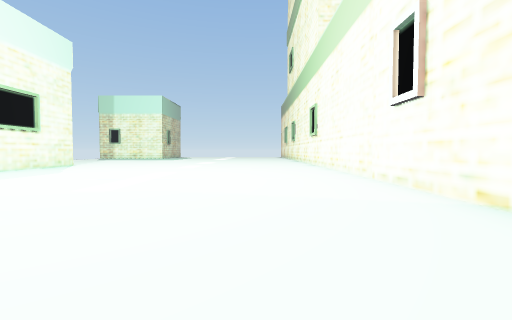
view 1 (above)

20 first-person views from a walk through a scene from a Unity 3-D project. The camera is 1.2 m above the floor, tilts 2° down and sees 90° across. The floor is counted in squares, 2 m on a side. Each view is taken from the middle of a square. On the plan, view 1 faces up. The plan holds only what a view shows up to about 9 squares ahead; the rest is blank. The place goes on beyond the plan. The player character is not drawn. Some animated figures are not drawn.

view 2
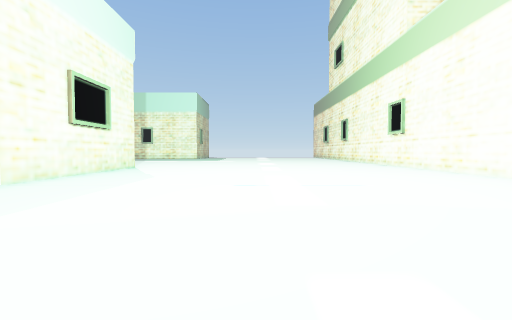

view 3
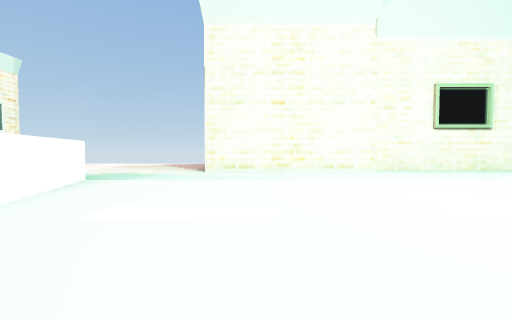

view 4
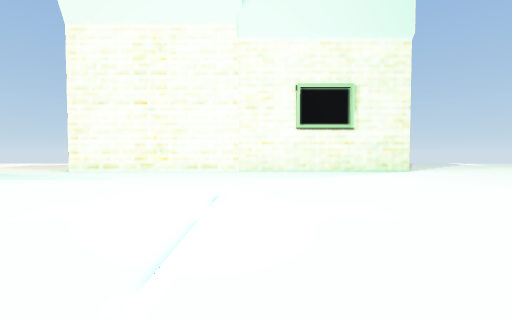

view 5
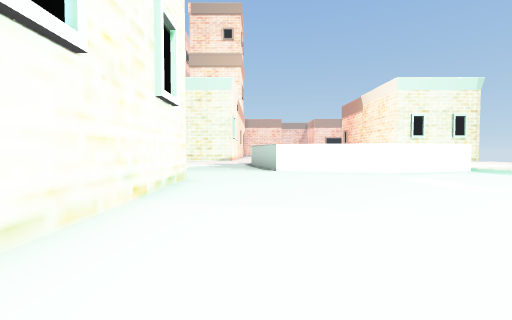

view 6
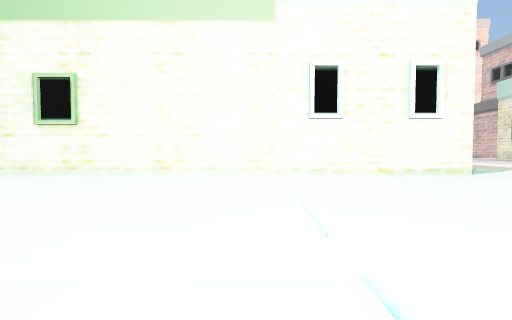

view 7
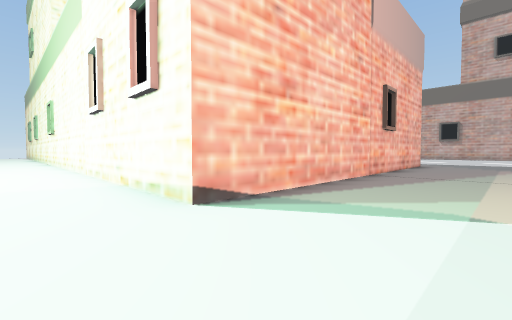

view 8
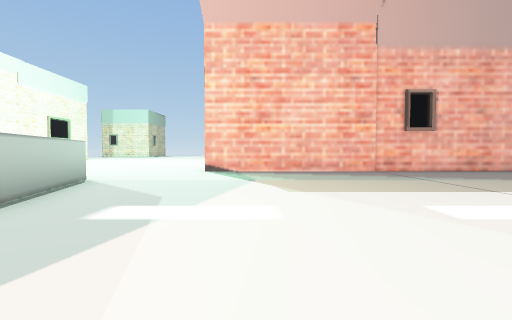

view 9
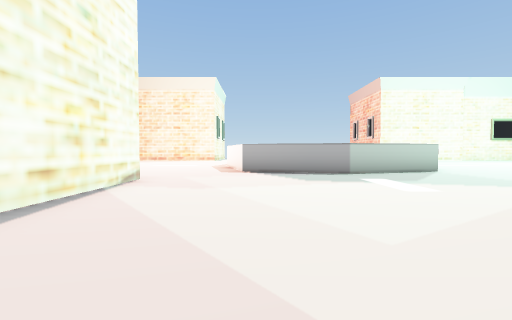

view 10
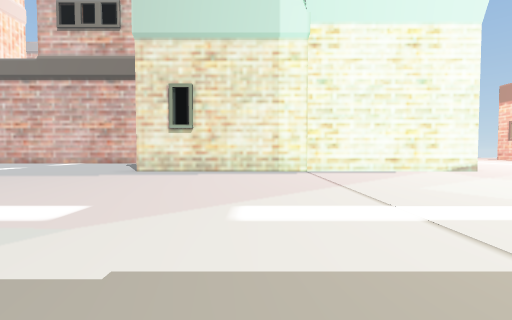

view 11
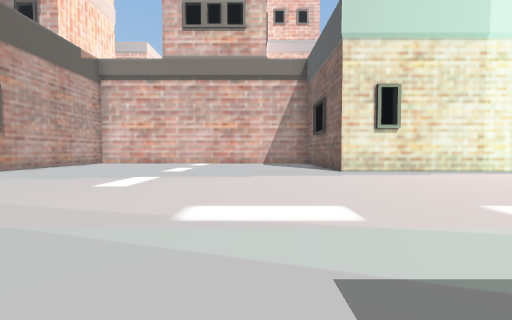

view 12
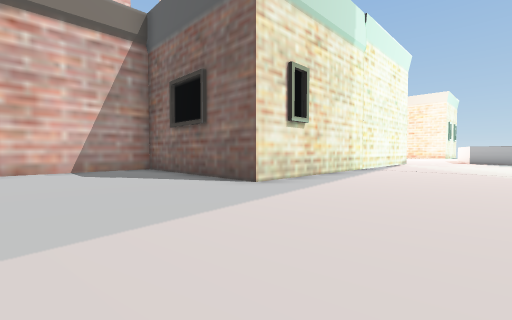

view 13
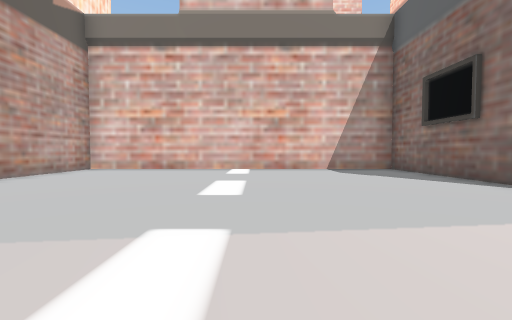

view 14
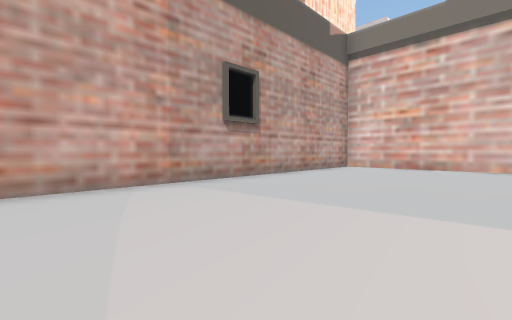

view 15
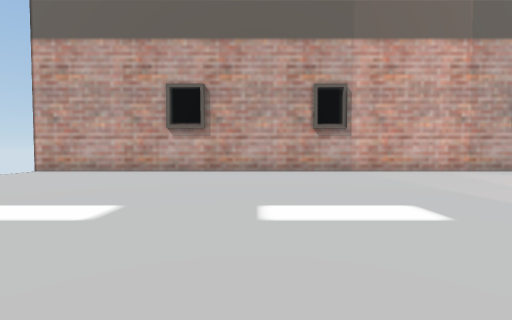

view 16
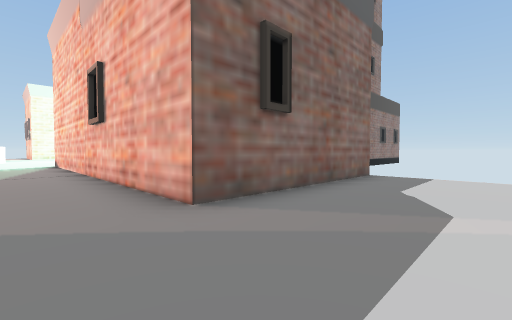

view 17
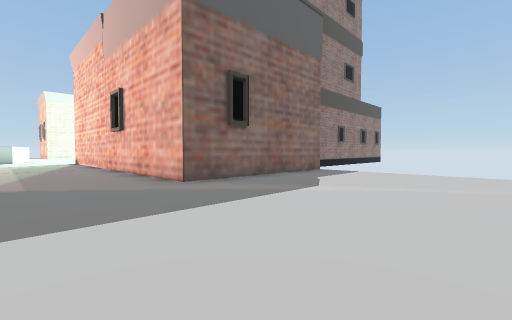

view 18
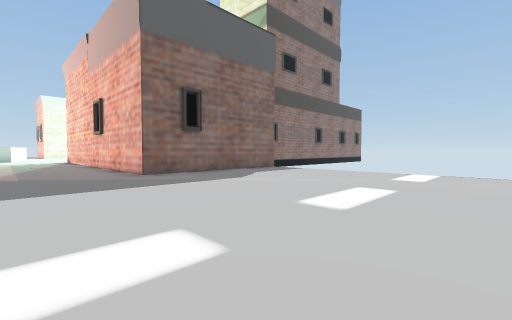

view 19
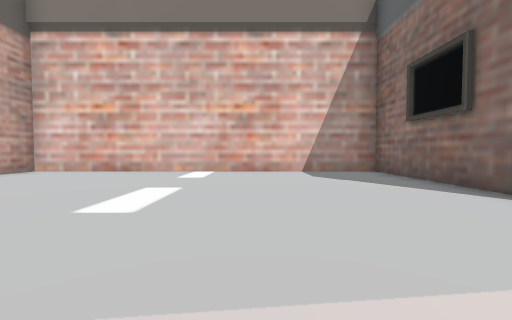

view 20
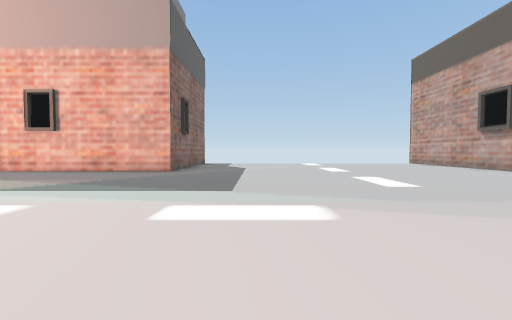

### Floor plan
Points are (right, up) in squares from view 1. A wall is a line through its corners. A room is listed if a view was taken in it or the views show most of it. See-through windows are left out.
Room 1 (views 1, 2, 3, 4, 5, 6)
walls: (2.5, 1.5) (2.5, 10.5); (-5.5, -1.6) (-2.5, -0.8) (0.4, -1.6); (-7.5, 10.5) (-7.5, 0.5)
ways out: opening at (1.3, 0) to room 2; opening at (-6.5, -0.5)
Room 2 (views 7, 8, 9, 10, 11, 12, 13, 14, 15, 16, 17, 18, 19, 20)
walls: (12.5, 5.5) (12.5, 0.5) (2.5, 0.5) (2.5, 1.5); (2.4, -9.5) (12.5, -9.5) (12.5, -14.5) (22.5, -14.5) (22.5, 5.5); (0.4, -1.6) (1.2, -4.5) (0.4, -7.4)
ways out: opening at (1.3, 0) to room 1; opening at (1.5, -8.5)

Where each view was taken, in squares from view 1:
view 1: 0 up, 0 right, facing up
view 2: 1 up, 3 left, facing up
view 3: 2 up, 0 right, facing left
view 4: 6 up, 0 right, facing left
view 5: 6 up, 1 right, facing down
view 6: 6 up, 4 left, facing right
view 7: 2 down, 1 right, facing up-right
view 8: 7 down, 4 right, facing up
view 9: 7 down, 8 right, facing left
view 10: 2 down, 9 right, facing down
view 11: 2 down, 15 right, facing down
view 12: 6 down, 16 right, facing down-left
view 13: 6 down, 17 right, facing down
view 14: 5 down, 18 right, facing down-right
view 15: 1 down, 15 right, facing right
view 16: 1 down, 15 right, facing up-left
view 17: 2 down, 17 right, facing up-left
view 18: 2 down, 19 right, facing up-left
view 19: 7 down, 16 right, facing down
view 20: 7 down, 15 right, facing up
